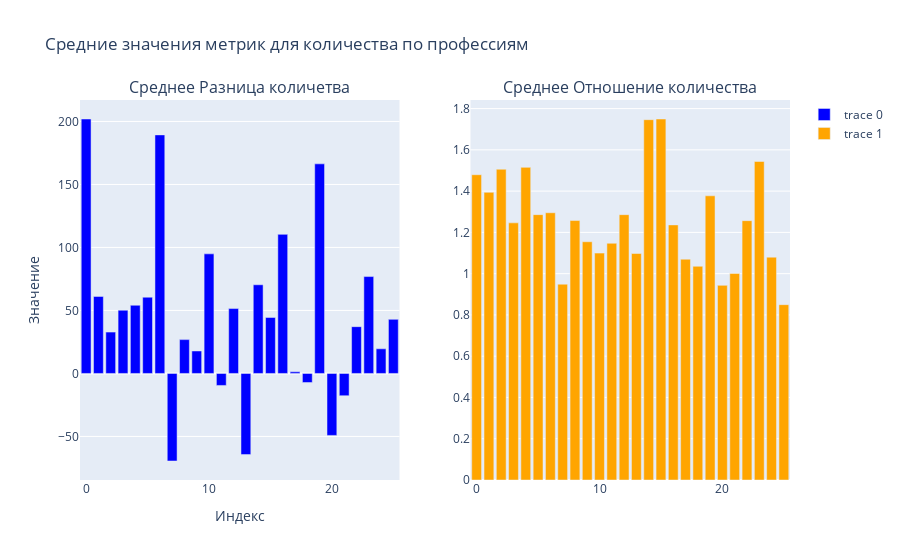

This figure's notebook cell:
### Code cell
import plotly.graph_objects as go
from plotly.subplots import make_subplots

fig = make_subplots(rows=1, cols=2, shared_yaxes=False, subplot_titles=['Среднее Разница количетва', 'Среднее Отношение количества'])
fig.add_trace(go.Bar(x=df_ans2.index, y=df_ans2['Среднее Разница количетва'], marker_color='blue'), row=1, col=1)
fig.add_trace(go.Bar(x=df_ans2.index, y=df_ans2['Среднее Отношение количества'], marker_color='orange'), row=1, col=2)
fig.update_layout(title='Средние значения метрик для количества по профессиям', xaxis_title='Индекс', yaxis_title='Значение')
fig.show()

### Figure 1 — Plotly figure (JSON) as saved in the notebook; plotly's stock layout.template omitted (floating-point values rounded to 4 significant figures)
{"data": [{"marker": {"color": "blue"}, "type": "bar", "x": [0, 1, 2, 3, 4, 5, 6, 7, 8, 9, 10, 11, 12, 13, 14, 15, 16, 17, 18, 19, 20, 21, 22, 23, 24, 25], "xaxis": "x", "y": [202.0, 61.13, 32.81, 50.19, 54.12, 60.52, 189.4, -69.5, 26.85, 17.83, 94.92, -9.537, 51.49, -64.42, 70.37, 44.44, 110.4, 1.259, -7.241, 166.4, -49.19, -17.69, 37.13, 76.89, 19.54, 42.92], "yaxis": "y"}, {"marker": {"color": "orange"}, "type": "bar", "x": [0, 1, 2, 3, 4, 5, 6, 7, 8, 9, 10, 11, 12, 13, 14, 15, 16, 17, 18, 19, 20, 21, 22, 23, 24, 25], "xaxis": "x2", "y": [1.479, 1.394, 1.506, 1.246, 1.515, 1.286, 1.295, 0.949, 1.257, 1.155, 1.099, 1.147, 1.286, 1.098, 1.746, 1.75, 1.236, 1.07, 1.036, 1.377, 0.9433, 1.001, 1.257, 1.544, 1.08, 0.8497], "yaxis": "y2"}], "layout": {"annotations": [{"font": {"size": 16}, "showarrow": false, "text": "Среднее Разница количетва", "x": 0.225, "xanchor": "center", "xref": "paper", "y": 1, "yanchor": "bottom", "yref": "paper"}, {"font": {"size": 16}, "showarrow": false, "text": "Среднее Отношение количества", "x": 0.775, "xanchor": "center", "xref": "paper", "y": 1, "yanchor": "bottom", "yref": "paper"}], "title": {"text": "Средние значения метрик для количества по профессиям"}, "xaxis": {"anchor": "y", "domain": [0, 0.45], "title": {"text": "Индекс"}}, "xaxis2": {"anchor": "y2", "domain": [0.55, 1]}, "yaxis": {"anchor": "x", "domain": [0, 1], "title": {"text": "Значение"}}, "yaxis2": {"anchor": "x2", "domain": [0, 1]}}}
